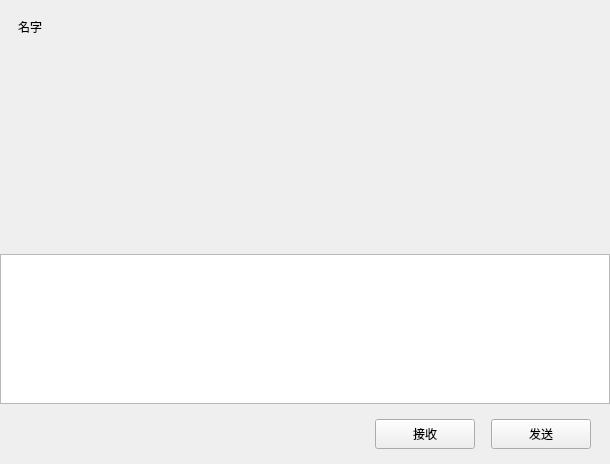
<?xml version="1.0" encoding="UTF-8"?>
<ui version="4.0">
 <class>ChatPage</class>
 <widget class="QWidget" name="ChatPage">
  <property name="geometry">
   <rect>
    <x>0</x>
    <y>0</y>
    <width>610</width>
    <height>464</height>
   </rect>
  </property>
  <property name="windowTitle">
   <string>Form</string>
  </property>
  <layout class="QVBoxLayout" name="verticalLayout">
   <property name="leftMargin">
    <number>0</number>
   </property>
   <property name="topMargin">
    <number>0</number>
   </property>
   <property name="rightMargin">
    <number>0</number>
   </property>
   <property name="bottomMargin">
    <number>0</number>
   </property>
   <item>
    <widget class="QWidget" name="chat_data_wid" native="true">
     <layout class="QVBoxLayout" name="verticalLayout_4">
      <property name="spacing">
       <number>0</number>
      </property>
      <property name="leftMargin">
       <number>0</number>
      </property>
      <property name="topMargin">
       <number>0</number>
      </property>
      <property name="rightMargin">
       <number>0</number>
      </property>
      <property name="bottomMargin">
       <number>0</number>
      </property>
      <item>
       <widget class="QWidget" name="title_wid" native="true">
        <property name="minimumSize">
         <size>
          <width>0</width>
          <height>60</height>
         </size>
        </property>
        <property name="maximumSize">
         <size>
          <width>10000</width>
          <height>60</height>
         </size>
        </property>
        <layout class="QVBoxLayout" name="verticalLayout_5">
         <property name="topMargin">
          <number>2</number>
         </property>
         <property name="rightMargin">
          <number>2</number>
         </property>
         <property name="bottomMargin">
          <number>2</number>
         </property>
         <item>
          <widget class="QWidget" name="widget_2" native="true">
           <layout class="QHBoxLayout" name="horizontalLayout_3">
            <property name="topMargin">
             <number>2</number>
            </property>
            <property name="rightMargin">
             <number>2</number>
            </property>
            <item>
             <widget class="QLabel" name="title_lb">
              <property name="text">
               <string>名字</string>
              </property>
             </widget>
            </item>
           </layout>
          </widget>
         </item>
        </layout>
       </widget>
      </item>
      <item>
       <widget class="ChatView" name="chat_data_list" native="true"/>
      </item>
      <item>
       <widget class="QWidget" name="tool_wid" native="true">
        <property name="minimumSize">
         <size>
          <width>0</width>
          <height>60</height>
         </size>
        </property>
        <property name="maximumSize">
         <size>
          <width>16777215</width>
          <height>60</height>
         </size>
        </property>
        <layout class="QHBoxLayout" name="horizontalLayout_4">
         <item>
          <spacer name="horizontalSpacer_2">
           <property name="orientation">
            <enum>Qt::Orientation::Horizontal</enum>
           </property>
           <property name="sizeType">
            <enum>QSizePolicy::Policy::Fixed</enum>
           </property>
           <property name="sizeHint" stdset="0">
            <size>
             <width>5</width>
             <height>20</height>
            </size>
           </property>
          </spacer>
         </item>
         <item>
          <widget class="ClickedLabel" name="emoji_lb">
           <property name="minimumSize">
            <size>
             <width>25</width>
             <height>25</height>
            </size>
           </property>
           <property name="maximumSize">
            <size>
             <width>25</width>
             <height>25</height>
            </size>
           </property>
           <property name="text">
            <string/>
           </property>
          </widget>
         </item>
         <item>
          <spacer name="horizontalSpacer_4">
           <property name="orientation">
            <enum>Qt::Orientation::Horizontal</enum>
           </property>
           <property name="sizeType">
            <enum>QSizePolicy::Policy::Fixed</enum>
           </property>
           <property name="sizeHint" stdset="0">
            <size>
             <width>5</width>
             <height>20</height>
            </size>
           </property>
          </spacer>
         </item>
         <item>
          <widget class="ClickedLabel" name="file_lb">
           <property name="minimumSize">
            <size>
             <width>25</width>
             <height>25</height>
            </size>
           </property>
           <property name="maximumSize">
            <size>
             <width>25</width>
             <height>25</height>
            </size>
           </property>
           <property name="text">
            <string/>
           </property>
          </widget>
         </item>
         <item>
          <spacer name="horizontalSpacer_3">
           <property name="orientation">
            <enum>Qt::Orientation::Horizontal</enum>
           </property>
           <property name="sizeHint" stdset="0">
            <size>
             <width>40</width>
             <height>20</height>
            </size>
           </property>
          </spacer>
         </item>
        </layout>
       </widget>
      </item>
      <item>
       <widget class="MessageTextEdit" name="chat_edit">
        <property name="minimumSize">
         <size>
          <width>0</width>
          <height>150</height>
         </size>
        </property>
        <property name="maximumSize">
         <size>
          <width>16777215</width>
          <height>150</height>
         </size>
        </property>
       </widget>
      </item>
      <item>
       <widget class="QWidget" name="send_wid" native="true">
        <property name="minimumSize">
         <size>
          <width>0</width>
          <height>60</height>
         </size>
        </property>
        <property name="maximumSize">
         <size>
          <width>16777215</width>
          <height>60</height>
         </size>
        </property>
        <layout class="QHBoxLayout" name="horizontalLayout_5">
         <item>
          <spacer name="horizontalSpacer_5">
           <property name="orientation">
            <enum>Qt::Orientation::Horizontal</enum>
           </property>
           <property name="sizeHint" stdset="0">
            <size>
             <width>40</width>
             <height>20</height>
            </size>
           </property>
          </spacer>
         </item>
         <item>
          <widget class="ClickBtn" name="receive_btn">
           <property name="minimumSize">
            <size>
             <width>100</width>
             <height>30</height>
            </size>
           </property>
           <property name="maximumSize">
            <size>
             <width>100</width>
             <height>30</height>
            </size>
           </property>
           <property name="text">
            <string>接收</string>
           </property>
          </widget>
         </item>
         <item>
          <spacer name="horizontalSpacer_7">
           <property name="orientation">
            <enum>Qt::Orientation::Horizontal</enum>
           </property>
           <property name="sizeType">
            <enum>QSizePolicy::Policy::Fixed</enum>
           </property>
           <property name="sizeHint" stdset="0">
            <size>
             <width>10</width>
             <height>20</height>
            </size>
           </property>
          </spacer>
         </item>
         <item>
          <widget class="ClickBtn" name="send_btn">
           <property name="minimumSize">
            <size>
             <width>100</width>
             <height>30</height>
            </size>
           </property>
           <property name="maximumSize">
            <size>
             <width>100</width>
             <height>30</height>
            </size>
           </property>
           <property name="text">
            <string>发送</string>
           </property>
          </widget>
         </item>
         <item>
          <spacer name="horizontalSpacer_6">
           <property name="orientation">
            <enum>Qt::Orientation::Horizontal</enum>
           </property>
           <property name="sizeType">
            <enum>QSizePolicy::Policy::Fixed</enum>
           </property>
           <property name="sizeHint" stdset="0">
            <size>
             <width>10</width>
             <height>20</height>
            </size>
           </property>
          </spacer>
         </item>
        </layout>
       </widget>
      </item>
     </layout>
    </widget>
   </item>
  </layout>
 </widget>
 <customwidgets>
  <customwidget>
   <class>ClickBtn</class>
   <extends>QPushButton</extends>
   <header location="global">clickbtn.h</header>
  </customwidget>
  <customwidget>
   <class>ClickedLabel</class>
   <extends>QLabel</extends>
   <header location="global">clickedlabel.h</header>
  </customwidget>
  <customwidget>
   <class>ChatView</class>
   <extends>QWidget</extends>
   <header>chatview.h</header>
   <container>1</container>
  </customwidget>
  <customwidget>
   <class>MessageTextEdit</class>
   <extends>QTextEdit</extends>
   <header>messagetextedit.h</header>
  </customwidget>
 </customwidgets>
 <resources/>
 <connections/>
</ui>
